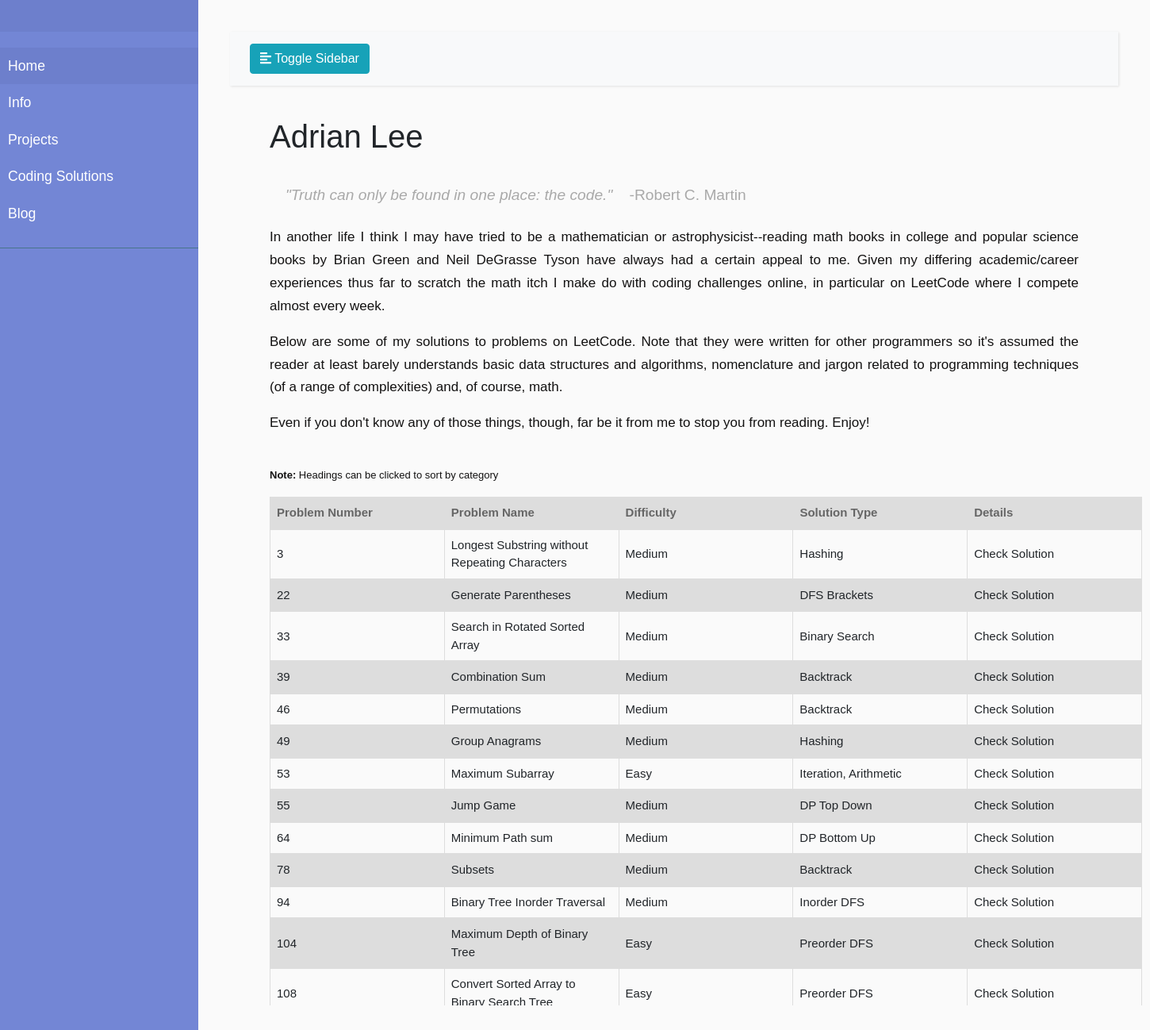
Before: /coding_solutions with the older database file.
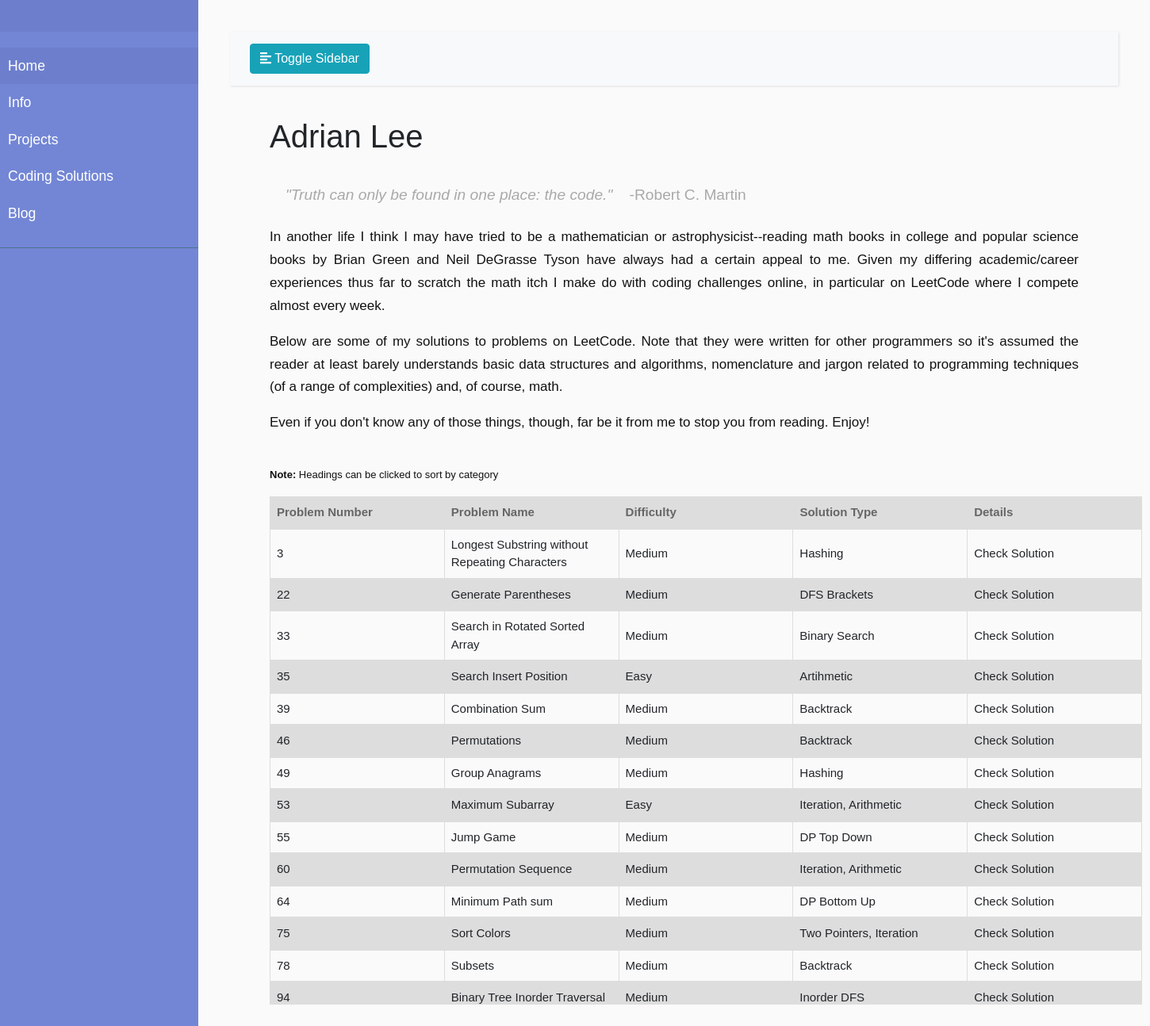
After: the same page with the newer database file.
### tables this page shows
CREATE TABLE cs_data (id INTEGER, name TEXT, difficulty STRING, type STRING, url TEXT);

### app.py (the view)
@app.route('/coding_solutions')
def coding_solutions():
    result = get_cs_db().execute('SELECT id,name,difficulty,type FROM cs_data ORDER BY id')
    return render_template('coding_solutions.html',
                            title="Coding Solutions",
                            db=result.fetchall())

### app.py (called while the page is built)
def get_cs_db():
  db = getattr(g, '_database', None)
  if db is None:
    db = g._database = sqlite3.connect(r"cs_data.db")
    column_desc = [
      'id INTEGER',
      'name TEXT',
      'difficulty STRING',
      'type STRING',
      'url TEXT'
    ]
    try:
      db.execute("CREATE TABLE cs_data ({})".format(','.join(column_desc)))
    except sqlite3.OperationalError:
      pass
  return db

@app.teardown_appcontext
def close_connection(exception):
  db = getattr(g, '_database', None)
  if db is not None:
    db.commit()
    db.close()

### templates/coding_solutions.html (shortened to what this page needs)
{% extends "layout.html" %}
{% block style %}
  <link
    rel="stylesheet"
    href="{{ url_for('static', filename='sorttable.css') }}"
  />
{% endblock style %}
{% block content %}
    <h1>Adrian Lee</h1>
    <div>
        <h3 class="quote">
            "Truth can only be found in one place: the code." &nbsp;&nbsp;
            <span style="font-style: normal;">
              -Robert C. Martin
            </span>
        </h3>
        <div class="content">
            <p>
                In another life I think I may have tried to be a mathematician or astrophysicist--reading math books in
                college and popular science books by Brian Green and Neil DeGrasse Tyson have always had a certain appeal to me.
                Given my differing academic/career experiences thus far to scratch the math itch I make do
                with coding challenges online, in particular on LeetCode where I compete almost every week.
            </p>
            <p>
                Below are some of my solutions to problems on LeetCode. Note that they were written for other programmers so
                it's assumed the reader at least barely understands basic data structures and algorithms, nomenclature and
                jargon related to programming techniques (of a range of complexities) and, of course, math.
            </p>
            <p>
                Even if you don't know any of those things, though, far be it from me to stop you from reading. Enjoy!
            </p>
        </div>
        <br>
        <p style="font-size: small;">
          <b>Note:</b> Headings can be clicked to sort by category
        </p>
        <table class="sortable">
          <thead>
            <tr>
              <th>Problem Number</th>
              <th>Problem Name</th>
              <th>Difficulty</th>
              <th>Solution Type</th>
              <th>Details</th>
            </tr>
          </thead>
          <tbody>
            {% for row in db %}
            <tr>
              <td>{{row[0]}}</td>
              <td>{{row[1]}}</td>
              <td>{{row[2]}}</td>
              <td>{{row[3]}}</td>
              <td>
                <a href="{{ url_for('get_question', question_id=row[0])}}">
                  Check Solution
                </a>
              </td>
            </tr>
            {% endfor %}
          </tbody>
        </table>
    </div>
{% endblock content %}

### templates/layout.html (shortened to what this page needs)
<!DOCTYPE html>
<html>
  <head>
    <link
      rel="stylesheet"
      href="https://stackpath.bootstrapcdn.com/bootstrap/4.1.0/css/bootstrap.min.css"
    />
    <link
      rel="stylesheet"
      href="{{ url_for('static', filename='style.css') }}"
    />
    <link
      rel="stylesheet"
      href="https://cdnjs.cloudflare.com/ajax/libs/malihu-custom-scrollbar-plugin/3.1.5/jquery.mCustomScrollbar.min.css"
    />
    {% block style %}{% endblock style %}
  </head>
  <body>
    <div class="wrapper">
      <nav id="sidebar">
        <div class="sidebar-header">
        </div>
        <ul class="list-unstyled components">
          <li class="active">
            <a href="{{ url_for('home') }}">Home</a>
          </li>
          <li>
            <a href="{{ url_for('info') }}">Info</a>
          </li>
          <li>
            <a href="{{ url_for('projects') }}">Projects</a>
          </li>
          <li>
            <a href="{{ url_for('coding_solutions') }}">Coding Solutions</a>
          </li>
          <li>
            <a href="{{ url_for('blog') }}">Blog</a>
          </li>
        </ul>
      </nav>
      <div id="content">
        <nav class="navbar navbar-expand-lg navbar-light bg-light">
          <div class="container-fluid">
            <button type="button" id="sidebarCollapse" class="btn btn-info">
              <i class="fas fa-align-left"></i>
              <span>Toggle Sidebar</span>
            </button>
          </div>
        </nav>
        {% block content %}{% endblock content %}
      </div>
    </div>
  </body>
</html>

### static/style.css (style rules this page uses)
body { font-family: Arial, sans-serif; background: #fafafa; }
h1 { margin-left: 50px; padding-bottom: 10px; font-size: 40px; line-height: 120%; }
h3 { margin-left: 50px; margin-right: 50px; font-size: 20px; padding-top: 20px; padding-bottom: 20px; }
ul { padding-left: 70px; }
.quote { font-style:italic; font-size: larger; color:#A9A9A9; margin-left: 70px }
p { font-family: Arial, sans-serif; font-size: 17px; line-height: 1.7em; margin-left: 50px; margin-right: 50px; color: rgb(19, 18, 18); text-align: justify; }
a, a:hover,s a:focus { color: inherit; text-decoration: none; transition: all 0.3s; }
.navbar { padding: 15px 10px; background: #fff; border: none; border-radius: 0; margin-bottom: 40px; box-shadow: 1px 1px 3px rgba(0, 0, 0, 0.1); }
.wrapper { display: flex; width: 100%; }
#sidebar { width: 250px; position: fixed; top: 0; left: 0; height: 100vh; z-index: 999; background: #7386D5; color: #fff; transition: all 0.3s; }
#sidebar .sidebar-header { padding: 20px; background: #6d7fcc; }
#sidebar ul.components { padding: 20px 0; border-bottom: 1px solid #47748b; }
#sidebar ul li a { padding: 10px; font-size: 1.1em; display: block; }
#sidebar ul li.active>a, a[aria-expanded="true"] { color: #fff; background: #6d7fcc; }
#content { width: calc(100% - 250px); padding: 40px; min-height: 100vh; transition: all 0.3s; position: absolute; top: 0; right: 0; }

### static/sorttable.css (style rules this page uses)
.sortable { font-family: Arial, sans-serif; border-collapse: collapse; font-size: 15px; width: 1100px; margin-left: 50px; table-layout: fixed; }
.sortable tbody { display:block; width: 100%; overflow: auto; height: 600px; }
.sortable thead, tr { display:block; }
.sortable td, th { border: 1px solid #dddddd; text-align: left; padding: 8px; width: 220px; }
.sortable tr:nth-child(even) { background-color: #dddddd; }
.sortable thead { background-color:#dddddd; color:#666666; font-weight: bold; cursor: default; }

Changed rows visible on the page:
no longer on this page (row unchanged): cs_data: id "104", name "Maximum Depth of Binary Tree", difficulty "Easy", type "Preorder DFS"
no longer on this page (row unchanged): cs_data: id "108", name "Convert Sorted Array to Binary Search Tree", difficulty "Easy", type "Preorder DFS"
added cs_data: id "35", name "Search Insert Position", difficulty "Easy", type "Artihmetic"
added cs_data: id "60", name "Permutation Sequence", difficulty "Medium", type "Iteration, Arithmetic"
added cs_data: id "75", name "Sort Colors", difficulty "Medium", type "Two Pointers, Iteration"
